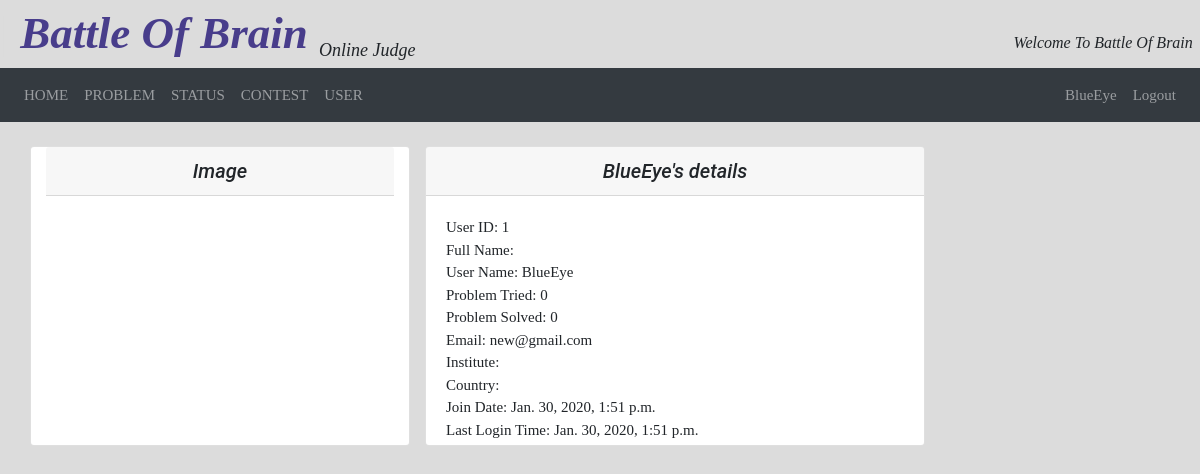
Page /profile/ (signed in) on the earlier database version.
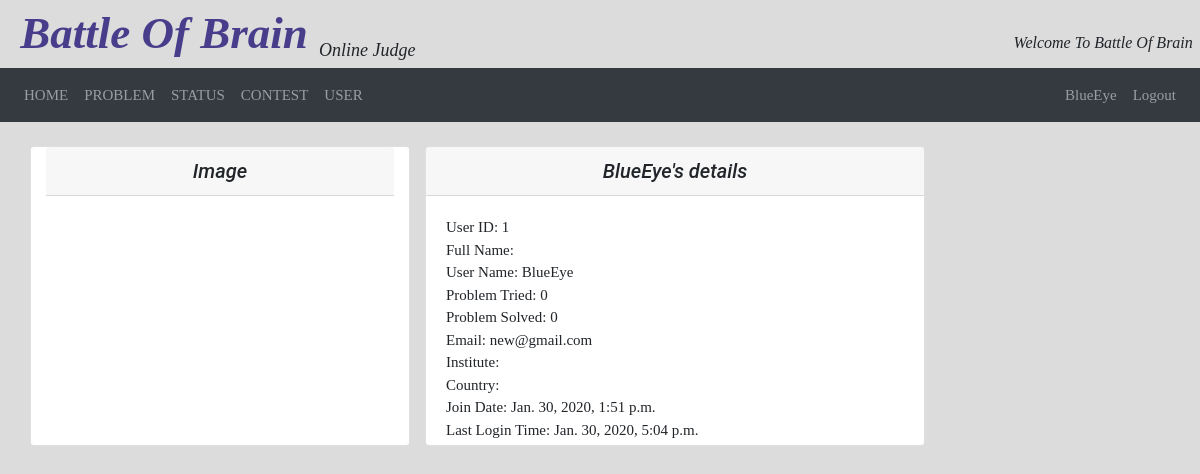
Same page on the later database version.
### user/models.py (models this page shows, shortened)
class CustomUser(AbstractUser):
    full_name = models.CharField(max_length=100, blank=False)
    institute = models.CharField(max_length=100, blank=False)
    country = models.CharField(max_length=100, blank=False)
    problem_tried = models.IntegerField(default=0)
    problem_solved = models.IntegerField(default=0)

### user/views.py (the view)
# urls.py: path('profile/', user_views.profile, name='profile'),
def profile(request):
    return render(request, 'profile.html')

### templates/profile.html (shortened to what this page needs)
{% extends 'base.html' %}
{% block content %}
<div class="container">
  <div class="row">
    <div class="col-md-4 card mb-4  mt-4 left  top">
      <h5 class="card-header" align="center"> <i> Image </i></h5>
      <div class="card-body">
       </div>
    </div>
<div class="col-md-4 float-right ">
   <div class="card my-4">
     <h5 class="card-header" align="center"> <i> {{user.username}}'s details </i></h5>
    <div class="card-body">
      <p1 style=" font-family : 'Times New Roman'; "> User ID:  {{user.id}} </p1> <br>
      <p1 style=" font-family : 'Times New Roman'; "> Full Name:  {{user.full_name}} </p1> <br>
      <p1 style=" font-family : 'Times New Roman'; "> User Name:  {{user.username}} </p1> <br>
      <p1 style=" font-family : 'Times New Roman'; "> Problem Tried:  {{user.problem_tried}} </p1> <br>
      <p1 style=" font-family : 'Times New Roman'; "> Problem Solved:  {{user.problem_solved}} </p1> <br>
      <p1 style=" font-family : 'Times New Roman'; "> Email:  {{user.email}} </p1> <br>
      <p1 style=" font-family : 'Times New Roman'; "> Institute:  {{user.institute}} </p1> <br>
      <p1 style=" font-family : 'Times New Roman'; "> Country:  {{user.country}} </p1> <br>
      <p1 style=" font-family : 'Times New Roman'; "> Join Date:  {{user.date_joined}} </p1> <br>
      <p1 style=" font-family : 'Times New Roman'; "> Last Login Time:  {{user.last_login}} </p1> <br>
    </div>
   </div>
</div>
</div>
</div>
</div>
{% endblock %}

### templates/base.html (shortened to what this page needs)
<!doctype html>
<html lang="en">
<head>
    <link rel="stylesheet" href="https://stackpath.bootstrapcdn.com/bootstrap/4.2.1/css/bootstrap.min.css">
</head>
<body class ='bg'>
<p1 style=" font-family: 'Times New Roman', serif; font-size:45px; "> <font color="#dcdcdc"> | </font> <i> <b> <a href="{% url 'home' %}" style="text-decoration: none"> <font color="#483D8B"> Battle Of Brain </font> </a> </b> </i> <sub> <font size = "4" > <i> Online Judge </i></font> </sub>  <p4 style="float:right"> <font size="3"> <i>Welcome To Battle Of Brain </i>  <font color="#dcdcdc"> | </font> </font></p4> </p1>
   <nav class="navbar navbar-expand-lg navbar-dark bg-dark">
       <div class="collapse navbar-collapse" id="navbarNavDropdown">
           <ul class="navbar-nav">
              <li class="nav-item">
                   <a class="nav-link" href="{% url 'home' %}"> <p1 style=" font-family : 'Times New Roman'; "> HOME </p1> </a>
              </li>
              <li class="nav-item">
                  <a class="nav-link" href="{% url 'problems' %}">  <p1 style=" font-family : 'Times New Roman'; "> PROBLEM </p1> </a>
              </li>
              <li class="nav-item">
                  <a class="nav-link" href="{% url 'submission' %}">  <p1 style=" font-family : 'Times New Roman'; "> STATUS </p1>  </a>
              </li>
              <li class="nav-item">
                  <a class="nav-link" href= "#"> <p1 style=" font-family : 'Times New Roman'; "> CONTEST </p1> </a>
              </li>
              <li class="nav-item">
                  <a class="nav-link" href="{% url 'profiles' %}">  <p1 style=" font-family : 'Times New Roman'; "> USER </p1> </a>
              </li>
           </ul>
       </div>
       <div class="navbar-nav ml-auto">
        {% if user.is_authenticated %}
           <a href = "{% url 'profile' %}" class="nav-item nav-link"> <p1 style=" font-family : 'Times New Roman'; "> {{user.username}} </p1> </a>
            <a href = "{% url 'logout' %}?next={{request.path}}" class="nav-item nav-link"><p1 style=" font-family : 'Times New Roman'; "> Logout </p1> </a>
        {% else %}
           <a href="{% url 'login' %}?next={{request.path}}" class="nav-item nav-link"> <p1 style=" font-family : 'Times New Roman'; "> Login </p1> </a>
           <a href="{% url 'signup' %}" class="nav-item nav-link"><p1 style=" font-family : 'Times New Roman'; "> Register </p1> </a>
        {% endif %}
       </div>
   </nav>
<div class = 'main_body'>
{% block content %}
{% endblock %}
  </body>
</html>

Differences in the rows shown:
changed CustomUser "BlueEye": last_login "Jan. 30, 2020, 1:51 p.m." → "Jan. 30, 2020, 5:04 p.m."
